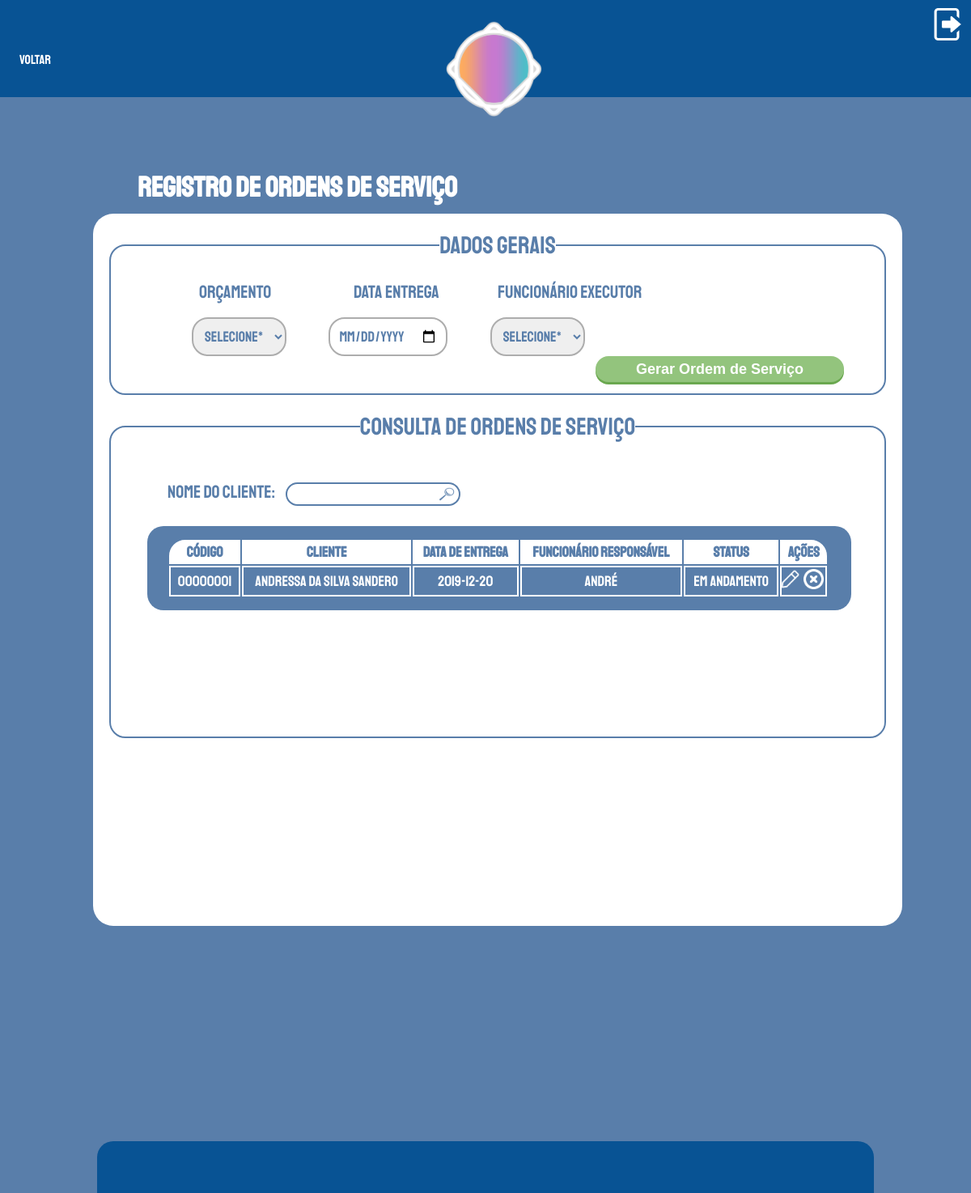
/paginasSistema/registroOrdem.php (signed in), run on the app's committed database.
### tables this page shows
CREATE TABLE `ordens_de_servicos` (
  `id` int(8) UNSIGNED ZEROFILL NOT NULL COMMENT 'Armazena o id das ordens de serviço',
  `data_entrega` date NOT NULL COMMENT 'Armazena a data de entrega da ordem de serviço',
  `status` tinyint(1) NOT NULL COMMENT 'Armazena as informações do status da Ordem De Serviço',
  `funcionarios_matricula` int(8) UNSIGNED ZEROFILL NOT NULL COMMENT 'Armazena a matriculo do funcionario que irá executar a ordem de serviço',
  `orcamentos_id` int(8) UNSIGNED ZEROFILL NOT NULL COMMENT 'Armazena o id do orçamento de que a ordem de serviço se originou'
);

CREATE TABLE `clientes` (
  `id` int(8) UNSIGNED ZEROFILL NOT NULL COMMENT 'Armazena Id do Cliente',
  `inscricao_estadual` bigint(20) UNSIGNED DEFAULT NULL COMMENT 'Armazena a inscrição estadual do cliente',
  `nome` varchar(45) NOT NULL COMMENT 'Armazena o nome do cliente',
  `email` varchar(60) NOT NULL COMMENT 'Armazena o email do cliente',
  `telefone` bigint(20) UNSIGNED NOT NULL COMMENT 'Armazena o telefone do cliente',
  `rua` varchar(45) NOT NULL COMMENT 'Armazena o nome da rua do cliente',
  `bairro` varchar(25) NOT NULL COMMENT 'Armazena o nome do bairro do cliente',
  `numero` int(10) UNSIGNED NOT NULL COMMENT 'Armazena o número da residência do cliente',
  `cidade` varchar(45) NOT NULL COMMENT 'Armazena o nome da cidade do cliente',
  `estado` char(2) NOT NULL COMMENT 'Armazena o nome do estado do cliente',
  `cep` int(10) UNSIGNED NOT NULL COMMENT 'Armazena o CEP do cliente',
  `cpf` bigint(11) UNSIGNED ZEROFILL DEFAULT NULL COMMENT 'Armazena o CPF do cliente',
  `cnpj` bigint(14) UNSIGNED ZEROFILL DEFAULT NULL COMMENT 'Armazena o CNPJ do cliente',
  `telefone2` bigint(20) UNSIGNED NOT NULL COMMENT 'Armazena o telefone secundário do cliente'
);

CREATE TABLE `funcionarios` (
  `matricula` int(8) UNSIGNED ZEROFILL NOT NULL COMMENT 'Armazena a matricula dos funcionários.',
  `nome` varchar(45) NOT NULL COMMENT 'Armazena o nome dos funcionários.',
  `usuario` varchar(30) NOT NULL COMMENT 'Armazena o usuário para uso do software, funcionários.',
  `senha` varchar(32) NOT NULL COMMENT 'Armazena o senha para uso do software, funcionários.',
  `cpf` bigint(20) UNSIGNED NOT NULL COMMENT 'Armazena CPF dos funcionários',
  `email` varchar(60) NOT NULL COMMENT 'Armazena email dos funcionários.',
  `nivel` tinyint(3) UNSIGNED NOT NULL COMMENT 'Armazena o nível de acesso dos funcionários ao software.',
  `rua` varchar(45) NOT NULL COMMENT 'Armazena a rua do endereço dos funcionários.',
  `bairro` varchar(25) NOT NULL COMMENT 'Armazena o bairro do endereço dos funcionários.',
  `numero` int(10) UNSIGNED NOT NULL COMMENT 'Armazena o número do endereço dos funcionários.',
  `cidade` varchar(45) NOT NULL COMMENT 'Armazena a cidade do endereço dos funcionários.',
  `estado` char(2) NOT NULL COMMENT 'Armazena o estado do endereço dos funcionários.',
  `cep` int(10) UNSIGNED NOT NULL COMMENT 'Armazena o CEP do endereço dos funcionários.'
);

### paginasSistema/registroOrdem.php (the view, shortened to what this page needs)
<?php
if(isset($_SESSION['nivelLogado']) && $_SESSION['nivelLogado']==1){
require_once("../php/conexaoBanco.php");
 ?>
<!DOCTYPE html>
<?php
function mostraOrcamentos($conexao){
  $emAprovacao = 1;
$comando = "SELECT id FROM orcamentos WHERE status=".$emAprovacao;
$resultado = mysqli_query($conexao, $comando);
$orcamentos = array();
while($cadaOrcamento = mysqli_fetch_assoc($resultado)){
array_push($orcamentos, $cadaOrcamento);
}
$opOrcamento = "<option value='0'>Selecione*</option>";
foreach ($orcamentos as $cadaOrcamento) {
  $opOrcamento .="<option value'".$cadaOrcamento['id']."'>".$cadaOrcamento['id']."</option>";
}
return $opOrcamento;
}
function funcionariosEXE($conexao){
  $nivelEXE = 2;
  $comando = "SELECT nome, matricula FROM funcionarios WHERE nivel=".$nivelEXE;
  $resultado = mysqli_query($conexao, $comando);
  $executor = array();
  while ($cadaExecutor = mysqli_fetch_assoc($resultado)) {
    array_push($executor, $cadaExecutor);
  }
  $opEXE = "<option value='0'>Selecione*</option>";
  foreach ($executor as $cadaExecutor) {
    $opEXE .= "<option value='".$cadaExecutor['matricula']."'>".$cadaExecutor['nome']."</option>";
  }
  return $opEXE;
}
 ?>
<html lang="pt-BR">
<head>
<link rel="stylesheet" href="../css/registroOrdem.css">
</head>
<body>
<header>
  <form method="POST" action="../php/efetuaLogout.php">
  <button type="submit"style="background-color: transparent; border: none; float: right"><img src="../img/iconsSistema/quit.png" alt="Sair do Sistema" id="saia"></button>
  </form>  <br><br><a href="registrosGerente.php"><p id="voltar">Voltar</p></a>
</header>
<main>
<img src="../img/Logo.png" alt="Logo" id="LogoPrincipal">
<p id="titulo">Registro de Ordens de Serviço </p>
<div id="conteudo">
<form action="../php/registroBackOrdem.php" method="POST" onsubmit="return registraOrdem()">
    <fieldset id="dados">
        <legend>Dados Gerais</legend>
    <label for="orcamento" id="txtOrcamento">Orçamento</label>
    <label for="dtEntrega" id="txtEntrega">Data Entrega</label>
    <label for="funcionario" id="txtFuncionario">Funcionário Executor</label>
    <br>
        <select name="orcamento" id="orcamento" class="textbox">
            <?=mostraOrcamentos($conexao)?>
        </select>
        <input type="date" name="dtEntrega" id="dtEntrega" class="textbox">
        <select name="funcionario" id="funcionario" class="textbox">
            <?=funcionariosEXE($conexao)?>
        </select>
        <button type="submit" id="registrar">Gerar Ordem de Serviço</button>
    </fieldset>
    </form>
    <form action="#" method="POST">
        <fieldset id="buscaField">
            <legend>Consulta de Ordens de Serviço</legend>
            <form method="POST" action="#" onsubmit="return pesquisaFuncionario()">
                <label for="nome" id="txtNome">Nome do Cliente: </label>
                <input type="text" name="nome" id="nome">
                <button type="submit" id="botaoPesquisa"><img src="../img/iconsSistema/pesquisaPequeno.png" alt="pesquisa" id="pesquisa"></button>
        </form>
<br><br>
<div id="planoFundo">
  <table>
    <tr>
      <th id="th1">Código</th>
      <th>Cliente</th>
      <th>Data de Entrega</th>
      <th>Funcionário Responsável</th>
      <th>Status</th>
      <th id="th10">Ações</th>
    </tr>
    <?php
    if (isset($_GET['nome']) && $_GET['nome']=="") {
      $comando = "SELECT c.nome AS nome_Clio, ord.id, ord.data_entrega, f.nome AS nome_Funca, ord.status FROM ordens_de_servicos AS ord INNER JOIN orcamentos AS orc ON orc.id=ord.orcamentos_id INNER JOIN clientes AS c ON orc.clientes_id=c.id INNER JOIN funcionarios AS f ON f.matricula=ord.funcionarios_matricula";
    }else if(isset($_GET['nome'])==false){
      $comando = "SELECT c.nome AS nome_Clio, ord.id, ord.data_entrega, f.nome AS nome_Funca, ord.status FROM ordens_de_servicos AS ord INNER JOIN orcamentos AS orc ON orc.id=ord.orcamentos_id INNER JOIN clientes AS c ON orc.clientes_id=c.id INNER JOIN funcionarios AS f ON f.matricula=ord.funcionarios_matricula";
    }
  $resultado = mysqli_query($conexao, $comando);
  $linhas = mysqli_num_rows($resultado);
  if($linhas==0){
     ?>
<tr>
  <td colspan="6">Nenhuma Ordem de Serviço Encontrada!</td>
</tr>
<?php
  }else {
$tabela = Array();
while ($cadaUmTabela = mysqli_fetch_assoc($resultado)) {
  array_push($tabela, $cadaUmTabela);
}
foreach ($tabela as $cadaUmTabela) {
?>
<tr>
  <td><?=$cadaUmTabela['id']?></td>
  <td><?=$cadaUmTabela['nome_Clio']?></td>
  <td><?=$cadaUmTabela['data_entrega']?></td>
  <td><?=$cadaUmTabela['nome_Funca']?></td>
  <td><?php
  if($cadaUmTabela['status']=1){
    echo "Em Andamento";
  }elseif ($cadaUmTabela['status']=2) {
    echo "Concluído";
  }else {
    echo "Cancelado";
  }
  ?></td>
  <td><form action="#" method="POST"><button type="submit" class="buttonEditar"><img src="../img/iconsSistema/miniEditar.png" alt="Editar Conteúdo" id="editar1" class="icons"></button></form>
      <form action="#" method="POST"><button type="submit" class="buttonApagar"><img src="../img/iconsSistema/miniApagar.png" alt="Apagar conteúdo" id="apagar1" class="icons"></button></form></td>
</tr>
<?php
}}
?>
  </table>
</div>
</fieldset>
</form>
</div>
</main>
<footer id="rodape">
</footer>
</body>
</html>
<?php }
else{
  header("Location: ../paginasSite/login.php");
}
 ?>

### css/registroOrdem.css (style rules this page uses)
* { margin: 0; padding: 0; font-family: "Staatliches", sans-serif; color: #597eaa; }
html, body { width: 100%; height: 100%; background-color: #597eaa; }
main { height: 150%; width: 100%; }
header { background-color: #085394; height: 15%; width: 100%; }
header p { float: left; margin-left: 2%; margin-top: 2%; color: white; }
#conteudo { background-color: white; height: 70%; width: 80%; border-radius: 25px; padding: 20px; margin-left: 115px; margin-top: 10px; }
#titulo { font-size: 35px; color: white; font-weight: bold; margin-left: 170px; margin-top: 90px; }
#LogoPrincipal { width: 120px; height: 120px; position: absolute; top: 25px; margin-left: 45.8%; }
#saia { width: 40px; height: 40px; float: right; margin: 10px; }
#pesquisa { width: 20px; height: 17px; margin-top: 4px; }
#botaoPesquisa { border: 2px solid #597eaa; border-radius: 0 20px 20px 0; padding: 0 5px; background-color: white; margin-top: 15px; position: relative; top: 4px; left: -5px; border-left: none; }
legend { color: #597eaa; text-align: center; margin-top: 15px; font-size: 30px; }
#nome { border-radius: 20px 0 0 20px; padding: 4px 6px; width: 170px; border: 2px solid #597eaa; margin-top: 50px; margin-left: 0px; }
select { margin-left: 2%; }
#txtNome { margin-left: 70px; }
#dados { border: 2px solid #597eaa; border-radius: 20px; height: 200px; }
#registrar { border: none; background: #93c47d; border-radius: 1000px; box-shadow: 0 3px #6aa84f; padding: 7px 50px; color: #ffffff; display: inline-block; font: normal bold 18px/1 "Calibri", sans-serif; text-align: center; margin-left: 35%; margin-bottom: 10px; cursor: pointer; float: right; margin-right:50px; }
table { text-align: center; width: 95%; margin: 10px; font-size: 18px; margin-left: 20px; border-radius: 22px; }
#th1 { border-radius: 20px 0 0 0 }
#th10 { border-radius: 0 20px 0 0; }
#planoFundo { background-color: #597eaa; padding: 5px; padding-top: 5px; padding-bottom: 5px; width: 90%; border-radius: 20px; margin-left: 45px; margin-top: 5px; }
.buttonEditar { border: none; background-color: transparent; margin-left: -33px; }
.buttonApagar { border: none; background-color: transparent; margin-right: -33px; margin-top: -30px; position: absolute; }
.icons { height: 25px; width: 25px; }
td,th { border: 2px solid white; padding: 2px 5px; color: white; }
#buscaField { margin-top: 20px; border: 2px solid #597eaa; border-radius: 20px; height: 400px; }
th { background-color: white; color: #597eaa; }
label { font-size: 22px; margin: 10px; }
.textbox { margin-top: 50px; border-radius: 20px; padding: 5px 10px; border: 2px solid #adadad; padding: 10px; font-size: 18px; margin-left: 50px; }
#txtOrcamento { position: absolute; margin-left: 109px; margin-top: 25px; }
#txtEntrega { position:absolute; margin-left: 300px; margin-top: 25px; }
#txtFuncionario { position: absolute; margin-left: 478px; margin-top: 25px; }
option { font-family: arial,sans-serif; }
#orcamento { margin-top: 30px; margin-left: 100px; }
#rodape { height: 8%; width: 80%; background-color: #085394; margin-left: 10%; border-radius: 20px 20px 0 0; }

### data on the page
ordens_de_servicos: id "00000001", clientes.nome "Andressa da Silva Sandero", data_entrega "2019-12-20", funcionarios_matricula.nome "André"
